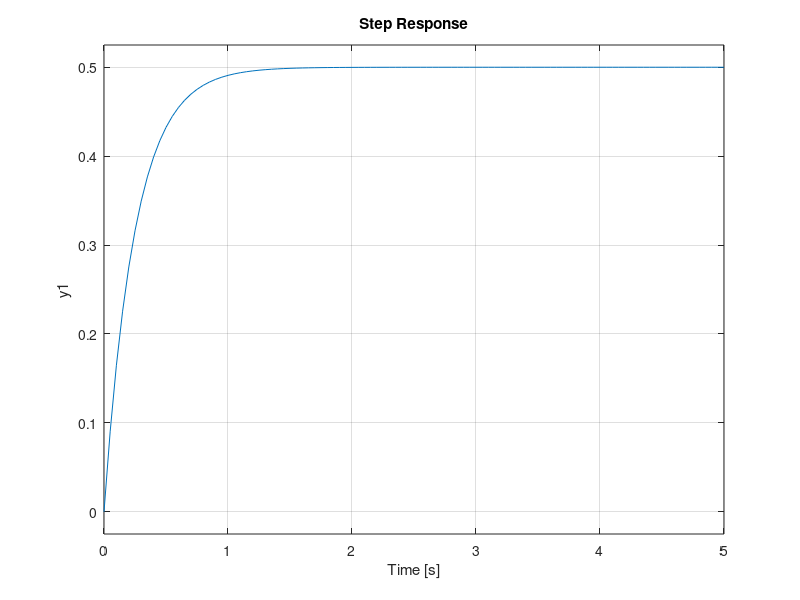

MATLAB code to generate this figure: (Note: this script raises an error after producing the figure.)
%función de transferencia
G1 = tf(2,[1 4])
%respuesta temporal a una entrada de escalón unitario
tiempofinal = 5;
clf
figure(1)
step(G1,tiempofinal)
[y,t] = step(G1,tiempofinal);
inicio = find(y > 0, 1);%identificamos el dato a partir del cual el modelo responde a la entrada
yvalores = y(inicio:end);
tvalores = t(inicio:end);
k = yvalores(end)-y(1) %valor de k según la fórmula
k = 0.5;
[p,s] = polyfit(tvalores,log(1-yvalores/(k)),1);%regresión lineal al logaritmo de y
T = -1/p(1);
tau = -p(2)/p(1);%valores de parámetros  T y tau según las fórmulas
tfEstimada = tf(k,[T 1],'InputDelay',abs(tau))%función de transferencia resultante
figure(1)
hold on
step(tfEstimada)
xline(T+tau, '--')
yline(k*0.632,'--')
legend({'Original','Regresión'},'Location','best')

%%
%función de transferencia
G3 = zpk([-3.9],[-4, -10, -(0.5 + 1.32287*i),-( 0.5-1.32287*i)],5,'InputDelay',1)
%respuesta temporal a una entrada de escalón unitario
tiempofinal = 20;
figure(3)
clf
step(G3,tiempofinal)
grid on
legend({'G(s)'})
[y,t] = step(G3);%recolección de datos por recomendación de MatLab
inicio = find(y > 0, 1);%dato a partir del cual el sistema reacciona
tau = t(inicio)%tiempo a partir del cual el sistema reacciona
deltaY = y(end) - y(1)%delta de y por definición
Mp = max(y) - y(end);%sobreimpulso máximo pode definición
Tp = t(y == max(y)) - tau;%tiempo de pico, se le debe restar el retardo
zeta = 1/sqrt(1+(pi/log(Mp/deltaY))^2)%valor de z (diapositivas)
%zeta = -log(Mp)/sqrt(pi^2+log(Mp)^2)%valor de z (Soderstrom)
omega0 = pi/(Tp*sqrt(1-zeta^2))%valor de omega0 por fórmulas
tfEstimada=tf(deltaY*omega0^2,[1 2*zeta*omega0 omega0^2],'InputDelay',tau)%función de transferencia estimada
figure(3)
clf
step(G3)
hold on
step(tfEstimada)

legend({'Original','Estimado'},'Location','best')